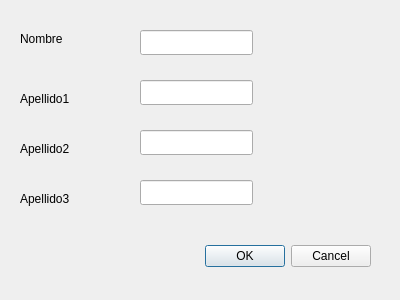
<?xml version="1.0" encoding="UTF-8"?>
<ui version="4.0">
 <class>DNombreBola</class>
 <widget class="QDialog" name="DNombreBola">
  <property name="geometry">
   <rect>
    <x>0</x>
    <y>0</y>
    <width>400</width>
    <height>300</height>
   </rect>
  </property>
  <property name="windowTitle">
   <string>Dialog</string>
  </property>
  <widget class="QDialogButtonBox" name="buttonBox">
   <property name="geometry">
    <rect>
     <x>30</x>
     <y>240</y>
     <width>341</width>
     <height>32</height>
    </rect>
   </property>
   <property name="orientation">
    <enum>Qt::Horizontal</enum>
   </property>
   <property name="standardButtons">
    <set>QDialogButtonBox::Cancel|QDialogButtonBox::Ok</set>
   </property>
  </widget>
  <widget class="QLineEdit" name="lineENombre">
   <property name="geometry">
    <rect>
     <x>140</x>
     <y>30</y>
     <width>113</width>
     <height>25</height>
    </rect>
   </property>
  </widget>
  <widget class="QLineEdit" name="lineEditApe1">
   <property name="geometry">
    <rect>
     <x>140</x>
     <y>80</y>
     <width>113</width>
     <height>25</height>
    </rect>
   </property>
  </widget>
  <widget class="QLineEdit" name="lineEditApe2">
   <property name="geometry">
    <rect>
     <x>140</x>
     <y>130</y>
     <width>113</width>
     <height>25</height>
    </rect>
   </property>
  </widget>
  <widget class="QLineEdit" name="lineEditApe3">
   <property name="geometry">
    <rect>
     <x>140</x>
     <y>180</y>
     <width>113</width>
     <height>25</height>
    </rect>
   </property>
  </widget>
  <widget class="QLabel" name="nombre">
   <property name="geometry">
    <rect>
     <x>20</x>
     <y>30</y>
     <width>54</width>
     <height>17</height>
    </rect>
   </property>
   <property name="text">
    <string>Nombre</string>
   </property>
  </widget>
  <widget class="QLabel" name="apellido1">
   <property name="geometry">
    <rect>
     <x>20</x>
     <y>90</y>
     <width>54</width>
     <height>17</height>
    </rect>
   </property>
   <property name="text">
    <string>Apellido1</string>
   </property>
  </widget>
  <widget class="QLabel" name="apellido2">
   <property name="geometry">
    <rect>
     <x>20</x>
     <y>140</y>
     <width>54</width>
     <height>17</height>
    </rect>
   </property>
   <property name="text">
    <string>Apellido2</string>
   </property>
  </widget>
  <widget class="QLabel" name="apellido3">
   <property name="geometry">
    <rect>
     <x>20</x>
     <y>190</y>
     <width>54</width>
     <height>17</height>
    </rect>
   </property>
   <property name="text">
    <string>Apellido3</string>
   </property>
  </widget>
 </widget>
 <resources/>
 <connections>
  <connection>
   <sender>buttonBox</sender>
   <signal>accepted()</signal>
   <receiver>DNombreBola</receiver>
   <slot>accept()</slot>
   <hints>
    <hint type="sourcelabel">
     <x>248</x>
     <y>254</y>
    </hint>
    <hint type="destinationlabel">
     <x>157</x>
     <y>274</y>
    </hint>
   </hints>
  </connection>
  <connection>
   <sender>buttonBox</sender>
   <signal>rejected()</signal>
   <receiver>DNombreBola</receiver>
   <slot>reject()</slot>
   <hints>
    <hint type="sourcelabel">
     <x>316</x>
     <y>260</y>
    </hint>
    <hint type="destinationlabel">
     <x>286</x>
     <y>274</y>
    </hint>
   </hints>
  </connection>
 </connections>
</ui>
